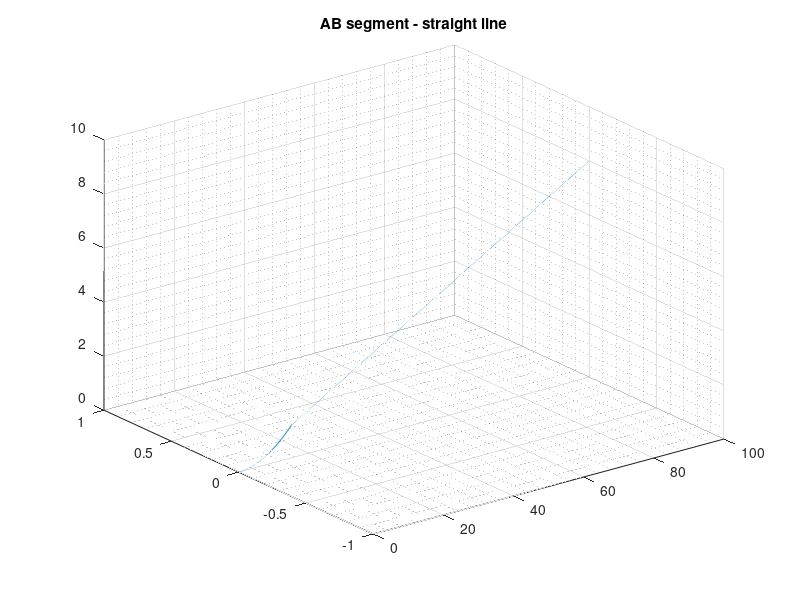
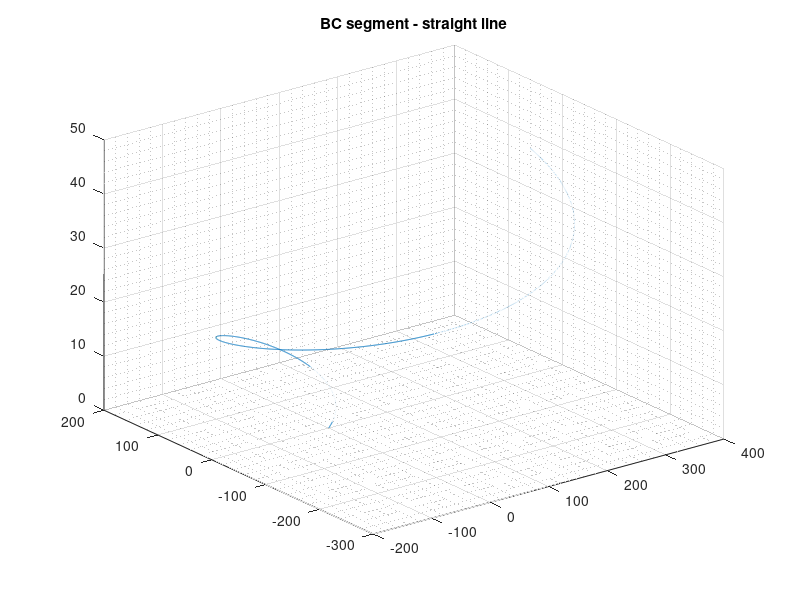

Write the MATLAB code that produced these figures, in order. (Note: this script raises an error after producing the figures.)
clc;
clear all 
close all
%%  create S - theta - beta -sigma 

% straight line slope 8%

thetaAB = zeros(1001,1); 
betaAB = zeros(1001,1);
sigmaAB = zeros(1001,1);

sAB = 0:0.1:100;  sAB = sAB';


% slope of 8% 

maxSigmaAB = asin(8/100);

stepSigmaAB = maxSigmaAB/150; 

sigmaAB(1:151,1) = 0:stepSigmaAB:maxSigmaAB; 
sigmaAB(152:1001,1) = maxSigmaAB; 

anglesAB = [thetaAB betaAB sigmaAB];   


xAB = sAB .* cos(thetaAB);
yAB = sAB .* sin(thetaAB);
zAB = sAB .* sigmaAB; 

figure(1)
plot3(xAB, yAB, zAB)
grid on
grid minor
title("AB segment - straight line")



%% BC segment left curve 


Rbc = 110;  % radius of the turn 

Lbc = pi * Rbc; % length of the turn approximate 

%minSbc = max(sAB(:,1)); 
minSbc = 0; 

sBC = minSbc: 0.1 :Lbc+minSbc; 
sBC = sBC';

stepThetaBC = (2*pi)/(length(sBC)-1);
% left turn - heading 
thetaBC = 0:stepThetaBC:2*pi; 
thetaBC= thetaBC';


% slope 4.5% 

sigmaBC = zeros(length(sBC),1);

maxSigmaBC = asin(12/100);

stepSigmaBC = maxSigmaBC/50; 

%sigmaBC(1:51,1) = 0:stepSigmaBC:maxSigmaBC; 
sigmaBC(1:length(sBC),1) = maxSigmaBC; 



%  banking 5%

betaBC = zeros(length(sBC),1);

maxbetaBC = asin(15/100);

stepbetaBC = maxbetaBC/50; 

betaBC(1:51,1) = 0:stepbetaBC:maxbetaBC; 
betaBC(52:length(sBC),1) = maxbetaBC; 



% detached 



%thetaBC = 

anglesBC = [thetaBC betaBC sigmaBC];   


xBC = sBC .* cos(thetaBC) ;
yBC = sBC .* sin(thetaBC) ;
zBC = sBC .* sigmaBC; 

figure(2)
plot3(xBC, yBC, zBC)
grid on
grid minor
title("BC segment - straight line")

%% calculate beta_dot theta_dot sigma_dot and kappa ni tau 


theta_dot = diff(thetaBC); 
theta_dot = [0, theta_dot']';

sigma_dot = diff(sigmaBC);
sigma_dot = [0, sigma_dot']';

beta_dot = diff(betaBC); 
beta_dot = [0, beta_dot']';


kappa = theta_dot - beta_dot.*sin(sigmaBC); % rotation on z -axis 

ni =  sigma_dot.*cos(thetaBC) + beta_dot.*sin(betaBC).*cos(sigmaBC) ; % rotation on y - axis 

tau = beta_dot.*cos(sigmaBC).*cos(thetaBC) - sin(betaBC).*sigma_dot; % rotation on x - axis 



pathTerrain = [xBC yBC zBC thetaBC sigmaBC betaBC kappa ni tau sBC]; 

save("pathTerrain.mat", "pathTerrain");  % path export 


%% plot banking with road scenario and way points 

resRate = 10;

xRoad = resample(xBC, 1, resRate);
yRoad = resample(yBC, 1, resRate);
zRoad = resample(zBC, 1, resRate);

% banking angle 

scenario3 = drivingScenario;

% transpose waypoints so they visually align with bank angles below
roadCenters3 = zeros(length(xRoad)-1,3);

roadCenters3(:,1) = xRoad(1:end-1,1); 
roadCenters3(:,2) = yRoad(1:end-1,1); 
roadCenters3(:,3) = zRoad(1:end-1,1); 


bankAngles = zeros(length(xRoad)-1,1);

bankAngles(:,1)= rad2deg(maxbetaBC);

road(scenario3, roadCenters3, bankAngles, 'lanes', lanespec(4));
plot(scenario3,'RoadCenters','off');
view(-30,10)






% 
%  xABC = [xAB; xBC];
%  yABC = [yAB; yBC];
%  zABC = [zAB; zBC];
% % 
% % % stack them together
% figure(3)
% plot3(xABC, yABC, zABC)
% grid on
% grid minor
% title("ABC segment - straight line")

